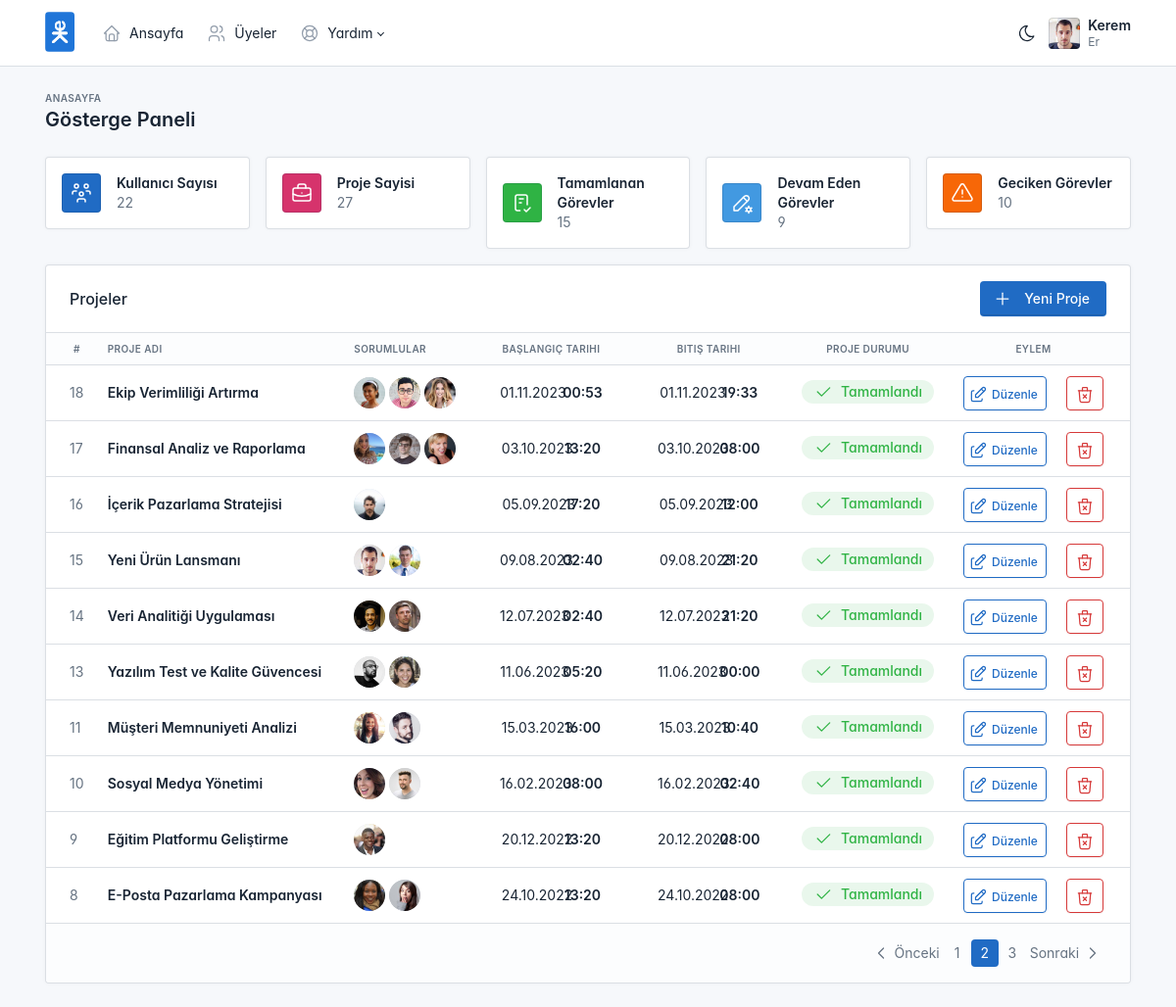
/index.php?page=2 (signed in), run on the app's committed database.
### tables this page shows
CREATE TABLE `projeler` (
  `id` int NOT NULL,
  `ekleyen` int NOT NULL,
  `name` varchar(255) NOT NULL,
  `start` int NOT NULL,
  `end` int NOT NULL,
  `status` int NOT NULL,
  `content` varchar(255) NOT NULL
);

### index.php (the view, shortened to what this page needs)
<?php include("dist/inc/config.php");
$result = mysqli_query($mysqli, "SELECT COUNT(*) AS user_count FROM users");
$kullaniciSayisi = mysqli_fetch_assoc($result)['user_count'];
$result = mysqli_query($mysqli, "SELECT COUNT(*) AS proje_count FROM projeler");
$projeSayisi = mysqli_fetch_assoc($result)['proje_count'];
$result = mysqli_query($mysqli, "SELECT COUNT(id) as total FROM gorevler WHERE durum = 1");
$tamamlananGorevler = mysqli_fetch_assoc($result)['total'];
$result = mysqli_query($mysqli, "SELECT COUNT(id) as total FROM gorevler WHERE durum = 0 AND end > UNIX_TIMESTAMP()");
$tamamlanacakGorevler = mysqli_fetch_assoc($result)['total'];
$result = mysqli_query($mysqli, "SELECT COUNT(id) as total FROM gorevler WHERE durum = 0 AND end < UNIX_TIMESTAMP()");
$gecikenGorevler = mysqli_fetch_assoc($result)['total'];
?>
      <?php include("header.php"); ?>
      <div class="page-wrapper">
        <div class="page-header d-print-none">
          <div class="container-xl">
            <div class="row g-2 align-items-center">
              <div class="col">
                <div class="page-pretitle">
                  Anasayfa
                </div>
                <h2 class="page-title">
                  Gösterge Paneli
                </h2>
              </div>
              </div>
            </div>
          </div>
        </div>
        <div class="page-body">
          <div class="container-xl">
            <div class="row row-deck row-cards">
              <div class="col-12">
                <div class="row row-cards">
                  <div class="col-sm-6 col-lg">
                    <div class="card card-sm">
                      <div class="card-body">
                        <div class="row align-items-center">
                          <div class="col-auto">
                            <span class="bg-primary text-white avatar">
                            </span>
                          </div>
                          <div class="col">
                            <div class="fw-bold">
                              Kullanıcı Sayısı
                            </div>
                            <div class="text-muted">
                              <?php echo $kullaniciSayisi; ?>
                            </div>
                          </div>
                        </div>
                      </div>
                    </div>
                  </div>
                  <div class="col-sm-6 col-lg">
                    <div class="card card-sm">
                      <div class="card-body">
                        <div class="row align-items-center">
                          <div class="col-auto">
                            <span class="bg-pink text-white avatar">
                            </span>
                          </div>
                          <div class="col">
                            <div class="fw-bold">
                              Proje Sayisi
                            </div>
                            <div class="text-muted">
                              <?php echo $projeSayisi; ?>
                            </div>
                          </div>
                        </div>
                      </div>
                    </div>
                  </div>
                  <div class="col-sm-6 col-lg">
                    <div class="card card-sm">
                      <div class="card-body">
                        <div class="row align-items-center">
                          <div class="col-auto">
                            <span class="bg-green text-white avatar">
                            </span>
                          </div>
                          <div class="col">
                            <div class="fw-bold">
                              Tamamlanan Görevler
                            </div>
                            <div class="text-muted">
                              <?php echo $tamamlananGorevler; ?>
                            </div>
                          </div>
                        </div>
                      </div>
                    </div>
                  </div>
                  <div class="col-sm-6 col-lg">
                    <div class="card card-sm">
                      <div class="card-body">
                        <div class="row align-items-center">
                          <div class="col-auto">
                            <span class="bg-info text-white avatar">
                            </span>
                          </div>
                          <div class="col">
                            <div class="fw-bold">
                              Devam Eden Görevler
                            </div>
                            <div class="text-muted">
                              <?php echo $tamamlanacakGorevler; ?>
                            </div>
                          </div>
                        </div>
                      </div>
                    </div>
                  </div>
                  <div class="col-sm-6 col-lg">
                    <div class="card card-sm">
                      <div class="card-body">
                        <div class="row align-items-center">
                          <div class="col-auto">
                            <span class="bg-warning text-white avatar">
                            </span>
                          </div>
                          <div class="col">
                            <div class="fw-bold">
                              Geciken Görevler
                            </div>
                            <div class="text-muted">
                              <?php echo $gecikenGorevler; ?>
                            </div>
                          </div>
                        </div>
                      </div>
                    </div>
                  </div>
                </div>
              </div>
              <div class="col-12">
                <div class="card">
                  <div class="card-header">
                    <div class="row justify-content-between gx-0 align-items-center w-100">
                      <div class="col"><h3 class="card-title">Projeler</h3></div>
                      <div class="col-auto ms-auto pe-0">
                        <a href="#" class="btn btn-primary d-none d-sm-inline-block" data-bs-toggle="modal" data-bs-target="#modal-report">
                          <svg xmlns="http://www.w3.org/2000/svg" class="icon" width="24" height="24" viewBox="0 0 24 24" stroke-width="2" stroke="currentColor" fill="none" stroke-linecap="round" stroke-linejoin="round"><path stroke="none" d="M0 0h24v24H0z" fill="none"></path><path d="M12 5l0 14"></path><path d="M5 12l14 0"></path></svg>
                          Yeni Proje
                        </a>
                      </div>
                    </div>
                  </div>
                  <div class="table-responsive">
                    <table class="table card-table table-vcenter text-nowrap datatable">
                      <thead>
                        <tr>
                          <th class="w-1 text-center">#</th>
                          <th>Proje Adı</th>
                          <th>Sorumlular</th>
                          <th class="text-center">Başlangıç Tarihi</th>
                          <th class="text-center">Bitiş Tarihi</th>
                          <th class="text-center">Proje Durumu</th>
                          <th class="text-center">Eylem</th>
                        </tr>
                      </thead>
                      <tbody>
                         <?php
                         $secili_db = "projeler";
                          if (isset($_GET['page']) && $_GET['page']!="") {
                            $sayfa_no = $_GET['page'];
                          }
                          else {
                            $sayfa_no = 1;
                          }
                          $sayfabasina_toplam = 10;
                          $offset = ($sayfa_no-1) * $sayfabasina_toplam;
                          $onceki = $sayfa_no - 1;
                          $sonraki = $sayfa_no + 1;
                          $sonuc_sayac = mysqli_query($mysqli,"SELECT COUNT(*) As toplam_kayit FROM $secili_db");
                          $toplam_kayit = mysqli_fetch_array($sonuc_sayac);
                          $toplam_kayit = $toplam_kayit['toplam_kayit'];
                          $toplam_sayfa = ceil($toplam_kayit / $sayfabasina_toplam);
                          $result = mysqli_query($mysqli, "SELECT p.*, GROUP_CONCAT(u.id, ' ', u.name, ' ', u.surname, ' ', u.sex, '') AS sorumlu_details
FROM projeler p
LEFT JOIN gorevler g ON p.id = g.proje_id
LEFT JOIN users u ON FIND_IN_SET(u.id, g.sorumlu)
GROUP BY p.id
ORDER BY p.id DESC
LIMIT $offset, $sayfabasina_toplam");
$uniqueUsers = array();
while ($row = mysqli_fetch_array($result)) {
    ?>
                                <tr>
                                    <td><span class="text-muted"><?php echo $row['id'] ?></span></td>
                                    <td><a href="./proje.php?id=<?php echo $row['id']; ?>" class="text-reset fw-semibold" tabindex="-1"><?php echo $row['name'] ?></a></td>
                                    <td>
                                    <?php
   $sorumluDetails = explode(',', $row['sorumlu_details']);
   foreach ($sorumluDetails as $sorumluDetail) {
       $sorumluRow = explode(' ', trim($sorumluDetail));
       $userId = isset($sorumluRow[0]) ? $sorumluRow[0] : null;
       if (!in_array($userId, $uniqueUsers)) {
           $uniqueUsers[] = $userId;
           ?>
           <a class="d-inline-block" href="uye.php?id=<?php echo $userId; ?>" data-bs-toggle="tooltip" data-bs-html="true" title="<?php echo $sorumluRow[1]; ?> <?php echo $sorumluRow[2]; ?>" data-bs-placement="top">
               <img src="./static/avatars/<?php echo $sorumluRow[3]; ?>" class="avatar avatar-sm rounded-circle">
           </a>
           <?php
       }
   }?>
  </td>
                                    <td class="text-center"><div class="row justify-content-center"><div class="col-lg-5"><?php echo date('d.m.Y', $row['start']); ?></div><div class="col-auto fw-bold"><?php echo date('H:i', $row['start']); ?></div></td>
                                    <td class="text-center"><div class="row justify-content-center"><div class="col-lg-5"><?php echo date('d.m.Y', $row['start']); ?></div><div class="col-auto fw-bold"><?php echo date('H:i', $row['end']); ?></div></td>
                                    <td class="text-center"><?php echo status_index($row['status']); ?></td>
                                    <td class="text-center">
                                      <a href="./proje.php?id=<?php echo $row['id'];?>" class="btn btn-outline-primary d-inline p-2 me-2"><small>Düzenle</small></a>
                                      <a href="./proje.php?id=<?php echo $row['id'];?>&sil_onay=1" class="btn btn-outline-danger d-inline p-2 ms-2"></a>
                                    </td>
                                </tr>
                            <?php }
                          ?>
                      </tbody>
                    </table>
                  </div>
                  <div class="card-footer d-flex align-items-center">
                    <ul class="pagination m-0 ms-auto">
                    <?php
                    $pages = [];
                    for ($i = 1; $i <= $toplam_sayfa; $i++) {
                      $pages[] = [
                        "number" => $i,
                        "active" => $i == $sayfa_no
                      ];
                    }
                    if ($sayfa_no > 1) {
                      echo '<li class="page-item"><a class="page-link" href="?page=' . $onceki . '">
                      <svg xmlns="http://www.w3.org/2000/svg" class="icon" width="24" height="24" viewBox="0 0 24 24" stroke-width="2" stroke="currentColor" fill="none" stroke-linecap="round" stroke-linejoin="round"><path stroke="none" d="M0 0h24v24H0z" fill="none"/><path d="M15 6l-6 6l6 6" /></svg>
                      Önceki</a></li>';
                    }
                    foreach ($pages as $page) {
                      echo '<li class="page-item ' . ($page["active"] ? "active" : "") . '"><a class="page-link" href="?page=' . $page["number"] . '">' . $page["number"] . '</a></li>';
                    }
                    if ($sayfa_no < $toplam_sayfa) {
                      echo '<li class="page-item"><a class="page-link" href="?page=' . $sonraki . '">Sonraki
                      <svg xmlns="http://www.w3.org/2000/svg" class="icon" width="24" height="24" viewBox="0 0 24 24" stroke-width="2" stroke="currentColor" fill="none" stroke-linecap="round" stroke-linejoin="round"><path stroke="none" d="M0 0h24v24H0z" fill="none"/><path d="M9 6l6 6l-6 6" /></svg>
                      </a></li>';
                    }
                     ?>
                     </ul>
                  </div>
                </div>
              </div>
            </div>
          </div>
        </div>
      </div>
    <?php include("footer.php") ?>

### dist/inc/config.php (shortened to what this page needs)
<?php
function status_index($durum) {
  if($durum==0) {
    return '<span class="status status-info">
    <svg xmlns="http://www.w3.org/2000/svg" class="icon icon-tabler icon-tabler-clock" width="24" height="24" viewBox="0 0 24 24" stroke-width="2" stroke="currentColor" fill="none" stroke-linecap="round" stroke-linejoin="round"><path stroke="none" d="M0 0h24v24H0z" fill="none"/><path d="M3 12a9 9 0 1 0 18 0a9 9 0 0 0 -18 0" /><path d="M12 7v5l3 3" /></svg>
    Devam Ediyor</span>';
  }
  else {
    return '<span class="status status-success">
    <svg xmlns="http://www.w3.org/2000/svg" class="icon icon-tabler icon-tabler-check" width="24" height="24" viewBox="0 0 24 24" stroke-width="2" stroke="currentColor" fill="none" stroke-linecap="round" stroke-linejoin="round"><path stroke="none" d="M0 0h24v24H0z" fill="none"/><path d="M5 12l5 5l10 -10" /></svg>
    Tamamlandı</span>';
  }
}

### header.php (style rules this page uses)
:root { --tblr-font-sans-serif: 'Inter Var', -apple-system, BlinkMacSystemFont, San Francisco, Segoe UI, Roboto, Helvetica Neue, sans-serif; }
body { font-feature-settings: "cv03", "cv04", "cv11"; }

### data on the page
projeler: id "18", name "Ekip Verimliliği Artırma", start "01.11.2023", start "00:53", end "19:33", status 1 (drawn)
projeler: id "17", name "Finansal Analiz ve Raporlama", start "03.10.2023", start "13:20", end "08:00", status 1 (drawn)
projeler: id "16", name "İçerik Pazarlama Stratejisi", shows a picture, start "05.09.2023", start "17:20", end "12:00", status 1 (drawn)
projeler: id "15", name "Yeni Ürün Lansmanı", start "09.08.2023", start "02:40", end "21:20", status 1 (drawn)
projeler: id "14", name "Veri Analitiği Uygulaması", start "12.07.2023", start "02:40", end "21:20", status 1 (drawn)
projeler: id "13", name "Yazılım Test ve Kalite Güvencesi", start "11.06.2023", start "05:20", end "00:00", status 1 (drawn)
projeler: id "11", name "Müşteri Memnuniyeti Analizi", start "15.03.2023", start "16:00", end "10:40", status 1 (drawn)
projeler: id "10", name "Sosyal Medya Yönetimi", start "16.02.2023", start "08:00", end "02:40", status 1 (drawn)
projeler: id "9", name "Eğitim Platformu Geliştirme", shows a picture, start "20.12.2022", start "13:20", end "08:00", status 1 (drawn)
projeler: id "8", name "E-Posta Pazarlama Kampanyası", start "24.10.2022", start "13:20", end "08:00", status 1 (drawn)

### other printed values
$_SESSION['username']['name'] "Kerem"
$_SESSION['username']['surname'] "Er"
$kullaniciSayisi "22"
$projeSayisi "27"
$tamamlananGorevler "15"
$tamamlanacakGorevler "9"
$gecikenGorevler "10"
$page["number"] "1"
$page["number"] "2"
$page["number"] "3"
